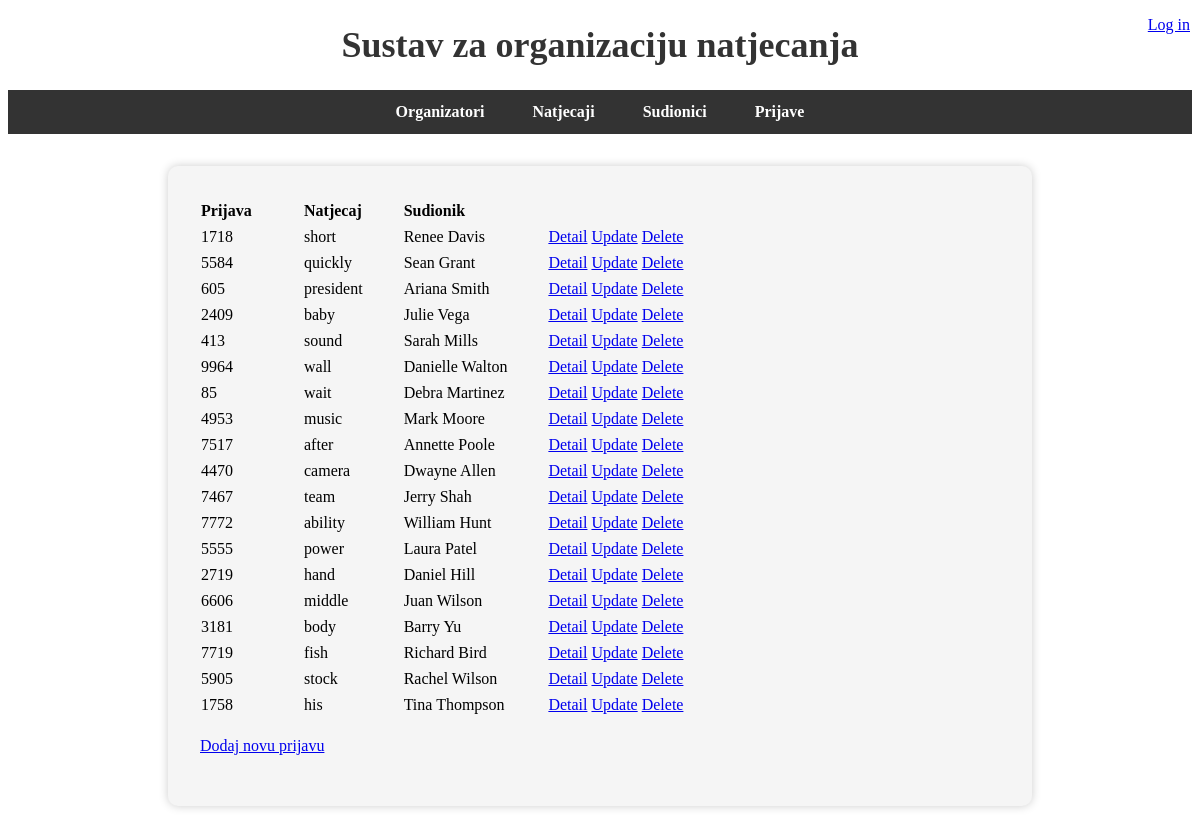
Screenshot of /prijave/ with the database file from the repository.
### main/models.py (models this page shows, shortened)
class Prijava(models.Model):
    prijava_broj = models.IntegerField()
    prijava_natjecaj = models.ForeignKey(Natjecaj, on_delete=models.CASCADE, related_name='prijave')
    prijava_sudionik = models.OneToOneField(Sudionik, on_delete=models.CASCADE, related_name='prijava')

class Natjecaj(models.Model):
    natjecaj_naziv = models.CharField(max_length=255)
    natjecaj_datum = models.DateField()
    natjecaj_organizator = models.ForeignKey(Organizator, on_delete=models.CASCADE, related_name='natjecaji')
    natjecaj_sudionici = models.ManyToManyField(Sudionik, related_name='natjecaji')

class Sudionik(models.Model):
    sudionik_naziv = models.CharField(max_length=255)
    sudionik_email = models.EmailField()

### main/views.py (the view)
# urls.py: path('prijave/', views.prijava_list, name='prijava_list'),
def prijava_list(request):
    prijave = Prijava.objects.all()
    return render(request, 'prijave/prijava_list.html', {'prijave': prijave})

### templates/prijave/prijava_list.html
{% extends "index.html" %}
{% block content %}
  <table class="table" style="border-spacing: 10px; border-collapse: collapse;">
    <thead style="text-align: left;">
      <tr>
        <th>Prijava</th>
        <th>Natjecaj</th>
        <th>Sudionik</th>
      </tr>
    </thead>
    <tbody>
      {% for prijava in prijave %}
        <tr>
          <td style="padding-right: 70px;">{{ prijava.prijava_broj }}</td>
          <td style="padding-right: 40px;">{{ prijava.prijava_natjecaj.natjecaj_naziv }}</td>
          <td style="padding-right: 40px;">{{ prijava.prijava_sudionik.sudionik_naziv }}</td>
          <td>
            <a href="{% url 'prijava_detail' prijava.pk %}">Detail</a>
            <a href="{% url 'prijava_update' prijava.pk %}">Update</a>
            <a href="{% url 'prijava_delete' prijava.pk %}">Delete</a>
          </td>
        </tr>
      {% empty %}
        <tr>
          <td colspan="5">Nema prijava</td>
        </tr>
      {% endfor %}
    </tbody>
  </table>
  <p><a href="{% url 'prijava_create' %}">Dodaj novu prijavu</a></p>
{% endblock %}

### rows the page displays
Prijava: prijava_broj "1718", prijava_natjecaj.natjecaj_naziv "short", prijava_sudionik.sudionik_naziv "Renee Davis"
Prijava: prijava_broj "5584", prijava_natjecaj.natjecaj_naziv "quickly", prijava_sudionik.sudionik_naziv "Sean Grant"
Prijava: prijava_broj "605", prijava_natjecaj.natjecaj_naziv "president", prijava_sudionik.sudionik_naziv "Ariana Smith"
Prijava: prijava_broj "2409", prijava_natjecaj.natjecaj_naziv "baby", prijava_sudionik.sudionik_naziv "Julie Vega"
Prijava: prijava_broj "413", prijava_natjecaj.natjecaj_naziv "sound", prijava_sudionik.sudionik_naziv "Sarah Mills"
Prijava: prijava_broj "9964", prijava_natjecaj.natjecaj_naziv "wall", prijava_sudionik.sudionik_naziv "Danielle Walton"
Prijava: prijava_broj "85", prijava_natjecaj.natjecaj_naziv "wait", prijava_sudionik.sudionik_naziv "Debra Martinez"
Prijava: prijava_broj "4953", prijava_natjecaj.natjecaj_naziv "music", prijava_sudionik.sudionik_naziv "Mark Moore"
Prijava: prijava_broj "7517", prijava_natjecaj.natjecaj_naziv "after", prijava_sudionik.sudionik_naziv "Annette Poole"
Prijava: prijava_broj "4470", prijava_natjecaj.natjecaj_naziv "camera", prijava_sudionik.sudionik_naziv "Dwayne Allen"
Prijava: prijava_broj "7467", prijava_natjecaj.natjecaj_naziv "team", prijava_sudionik.sudionik_naziv "Jerry Shah"
Prijava: prijava_broj "7772", prijava_natjecaj.natjecaj_naziv "ability", prijava_sudionik.sudionik_naziv "William Hunt"
Prijava: prijava_broj "5555", prijava_natjecaj.natjecaj_naziv "power", prijava_sudionik.sudionik_naziv "Laura Patel"
Prijava: prijava_broj "2719", prijava_natjecaj.natjecaj_naziv "hand", prijava_sudionik.sudionik_naziv "Daniel Hill"
Prijava: prijava_broj "6606", prijava_natjecaj.natjecaj_naziv "middle", prijava_sudionik.sudionik_naziv "Juan Wilson"
Prijava: prijava_broj "3181", prijava_natjecaj.natjecaj_naziv "body", prijava_sudionik.sudionik_naziv "Barry Yu"
Prijava: prijava_broj "7719", prijava_natjecaj.natjecaj_naziv "fish", prijava_sudionik.sudionik_naziv "Richard Bird"
Prijava: prijava_broj "5905", prijava_natjecaj.natjecaj_naziv "stock", prijava_sudionik.sudionik_naziv "Rachel Wilson"
Prijava: prijava_broj "1758", prijava_natjecaj.natjecaj_naziv "his", prijava_sudionik.sudionik_naziv "Tina Thompson"
